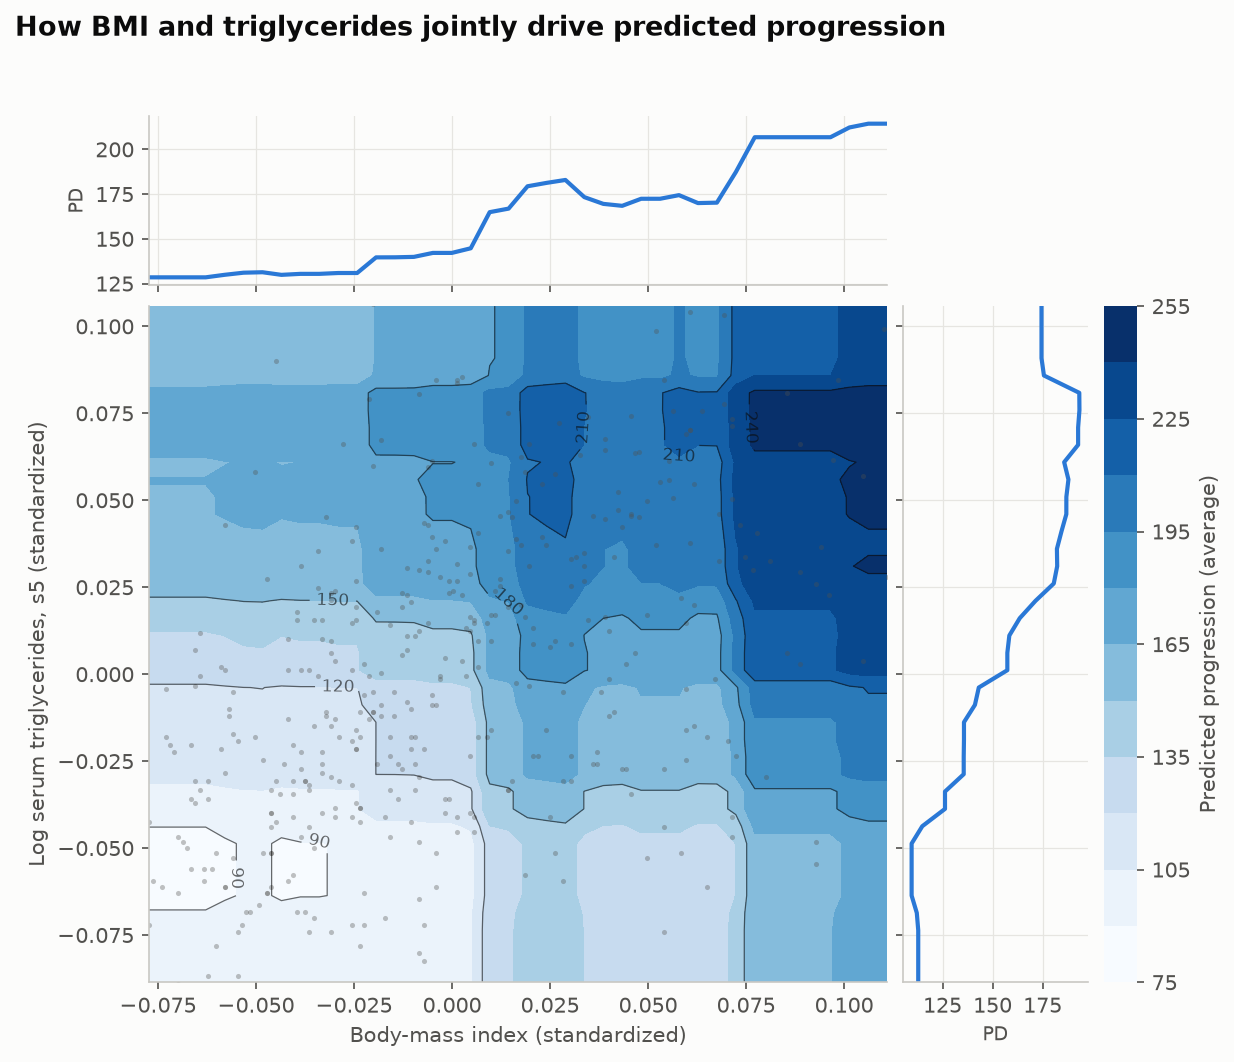

The script that saved this image:
"""
2-D Partial Dependence Plot  -  family: Machine learning

DESIGN PURPOSE
A heatmap of a model's average prediction over a grid of two features, holding
everything else at its observed values, with each feature's 1-D partial
dependence along the margins. If the two effects simply add up, every row of
the heatmap is the same left-to-right pattern shifted up or down. When the
pattern changes shape from row to row, the features interact.

WHEN TO USE
  - See how two features jointly drive a model's prediction
  - Check whether an interaction the model may have learned is real and large
  - Explain a nonlinear model (gradient boosting, random forest) to a
    technical audience

AVOID WHEN
  - The two features are strongly correlated (the grid includes combinations
    that never occur)
  - You need per-observation explanations (use ICE or SHAP dependence plots)
  - The audience is non-technical (a 1-D effect plot is easier)

ALTERNATIVES
  - 1-D partial dependence with ICE lines
  - SHAP dependence plot colored by the second feature

EXAMPLE
A gradient-boosting model predicting one-year disease progression in the real
diabetes dataset that ships with scikit-learn (load_diabetes, 442 patients;
features are standardized). Here the dependence is on body-mass index and log
serum triglycerides (s5). The grid covers the 2nd–98th percentile of each
feature.

Run:  python pdp_2d.py
"""
import sys
from pathlib import Path

import numpy as np
import pandas as pd
import matplotlib.pyplot as plt

# Library style: categorical colors in fixed order, recessive axes, hairline grid.
PALETTE = ["#2a78d6", "#eb6834", "#1baf7a", "#eda100",
           "#e87ba4", "#008300", "#6250d6", "#e34948"]
SEQ_CMAP = "Blues"      # sequential: one hue, light -> dark
DIV_CMAP = "RdBu_r"     # diverging: two opposite hues, neutral midpoint
GRAY = "#b8b7b1"        # de-emphasised marks
plt.rcParams.update({
    "figure.figsize": (8, 4.8), "figure.dpi": 110, "figure.facecolor": "#fcfcfb",
    "axes.facecolor": "#fcfcfb", "axes.edgecolor": "#c9c8c3", "axes.linewidth": 0.8,
    "axes.spines.top": False, "axes.spines.right": False,
    "axes.grid": True, "grid.color": "#e6e5e1", "grid.linewidth": 0.6, "axes.axisbelow": True,
    "axes.prop_cycle": plt.cycler(color=PALETTE),
    "axes.titlesize": 13, "axes.titleweight": "bold", "axes.titlelocation": "left",
    "axes.labelcolor": "#52514e", "xtick.color": "#52514e", "ytick.color": "#52514e",
    "text.color": "#0b0b0b", "font.size": 10, "lines.linewidth": 2,
    "legend.frameon": False,
})

from sklearn.datasets import load_diabetes
from sklearn.ensemble import GradientBoostingRegressor
from sklearn.inspection import partial_dependence

# --- Example data ------------------------------------------------------------
diab = load_diabetes(as_frame=True)
X, y = diab.data, diab.target
model = GradientBoostingRegressor(n_estimators=250, max_depth=2, learning_rate=0.05,
                                  subsample=0.8, random_state=0).fit(X, y)
f1, f2 = "bmi", "s5"
# method="brute" averages real predictions; the fast "recursion" method for gradient boosting
# leaves out the initial (mean) prediction, so its values are offsets, not predicted progression.
grid = dict(grid_resolution=40, percentiles=(0.02, 0.98), kind="average", method="brute")
pd2 = partial_dependence(model, X, [f1, f2], **grid)
pd_x = partial_dependence(model, X, [f1], **grid)
pd_y = partial_dependence(model, X, [f2], **grid)
gx, gy = pd2["grid_values"]
Z = pd2["average"][0].T                      # rows = f2 (y), cols = f1 (x)
print(f"R² on training data: {model.score(X, y):.2f}; prediction range on grid: {Z.min():.0f}–{Z.max():.0f}")

# --- Plot --------------------------------------------------------------------
fig = plt.figure(figsize=(8.5, 7.5))
gs = fig.add_gridspec(2, 3, width_ratios=[4, 1, 0.18], height_ratios=[1, 4], hspace=0.05, wspace=0.05)
ax = fig.add_subplot(gs[1, 0])
top = fig.add_subplot(gs[0, 0], sharex=ax)
right = fig.add_subplot(gs[1, 1], sharey=ax)
cax = fig.add_subplot(gs[1, 2])
vmin, vmax = Z.min(), Z.max()
cf = ax.contourf(gx, gy, Z, levels=10, cmap=SEQ_CMAP, vmin=vmin, vmax=vmax)
cs = ax.contour(gx, gy, Z, levels=cf.levels[1:-1:2], colors="#0b0b0b", linewidths=0.6, alpha=0.6)
ax.clabel(cs, fmt="%.0f", fontsize=8)
ax.scatter(X[f1], X[f2], s=6, color="#52514e", alpha=0.35, linewidth=0)
ax.set_xlabel("Body-mass index (standardized)")
ax.set_ylabel("Log serum triglycerides, s5 (standardized)")
ax.set_xlim(gx[0], gx[-1])
ax.set_ylim(gy[0], gy[-1])
ax.grid(False)
top.plot(pd_x["grid_values"][0], pd_x["average"][0], color=PALETTE[0])
top.set_ylabel("PD", fontsize=9)
top.tick_params(labelbottom=False)
right.plot(pd_y["average"][0], pd_y["grid_values"][0], color=PALETTE[0])
right.set_xlabel("PD", fontsize=9)
right.tick_params(labelleft=False)
cb = fig.colorbar(cf, cax=cax)
cb.set_label("Predicted progression (average)")
cb.outline.set_visible(False)
fig.suptitle("How BMI and triglycerides jointly drive predicted progression",
             x=0.02, ha="left", fontsize=13, fontweight="bold", y=0.97)

# --- Save / show -------------------------------------------------------------
out = Path(__file__).with_name(Path(__file__).stem + ".png")
fig.savefig(out, dpi=150, bbox_inches="tight")
print(f"saved {out}")
if "--no-show" not in sys.argv:
    plt.show()
